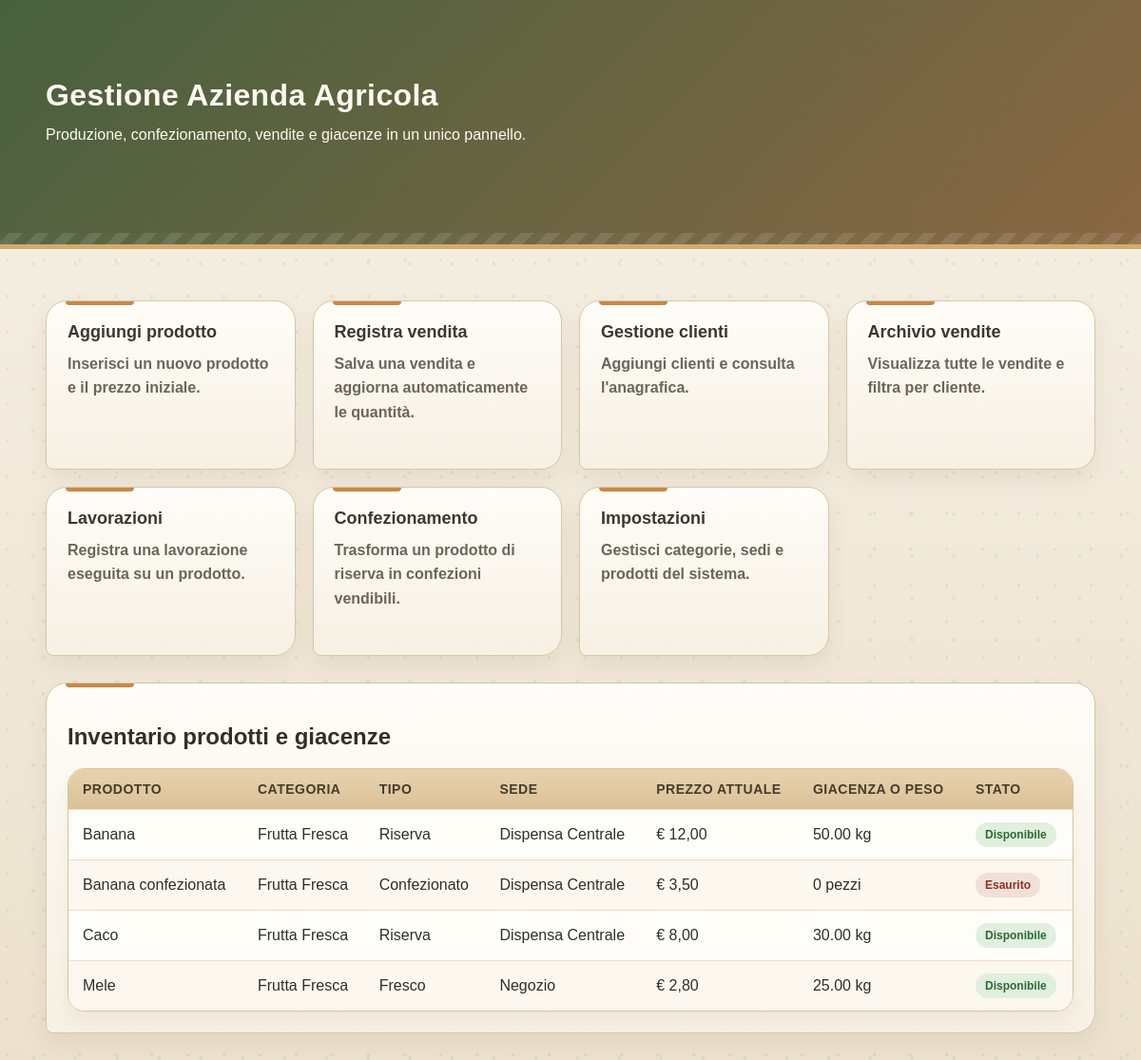
The page / on the database its author committed.
### tables this page shows
CREATE TABLE IF NOT EXISTS Prodotti (
    id_prodotto INT AUTO_INCREMENT PRIMARY KEY,
    nome VARCHAR(100) NOT NULL,
    id_categoria INT,
    id_sede INT NULL,
    tipo ENUM('Fresco', 'Riserva', 'Confezionato') NOT NULL,
    FOREIGN KEY (id_categoria) REFERENCES Categorie(id_categoria),
    FOREIGN KEY (id_sede) REFERENCES Sedi(id_sede)
);

CREATE TABLE IF NOT EXISTS Categorie (
    id_categoria INT AUTO_INCREMENT PRIMARY KEY,
    nome VARCHAR(100) NOT NULL UNIQUE
);

CREATE TABLE IF NOT EXISTS Sedi (
    id_sede INT AUTO_INCREMENT PRIMARY KEY,
    nome_sede VARCHAR(100) NOT NULL UNIQUE
);

CREATE TABLE IF NOT EXISTS Prodotti_Riserva (
    id_prodotto INT PRIMARY KEY,
    peso_totale_disponibile DECIMAL(10,2) DEFAULT 0,
    unita_misura VARCHAR(20),
    data_produzione DATE,
    FOREIGN KEY (id_prodotto) REFERENCES Prodotti(id_prodotto) ON DELETE CASCADE
);

CREATE TABLE IF NOT EXISTS Prodotti_Confezionati (
    id_prodotto INT PRIMARY KEY,
    giacenza_pezzi INT DEFAULT 0,
    peso_netto_confezione DECIMAL(10,2),
    FOREIGN KEY (id_prodotto) REFERENCES Prodotti(id_prodotto) ON DELETE CASCADE
);

CREATE TABLE IF NOT EXISTS Prodotti_Freschi (
    id_prodotto INT PRIMARY KEY,
    unita_misura VARCHAR(20),
    quantita_disponibile DECIMAL(10,2) DEFAULT NULL,
    FOREIGN KEY (id_prodotto) REFERENCES Prodotti(id_prodotto) ON DELETE CASCADE
);

### index.php (the view, shortened to what this page needs)
<?php
include 'config.php';
$sql = "SELECT p.id_prodotto, p.nome, p.tipo, c.nome AS categoria, s.nome_sede,
               pf.quantita_disponibile AS qta_fresco, pf.unita_misura AS um_fresco,
               pr.peso_totale_disponibile, pr.unita_misura AS um_riserva,
               pc.giacenza_pezzi,
               (SELECT prezzo_unitario
                FROM Listino_Prezzi
                WHERE id_prodotto = p.id_prodotto
                ORDER BY data_inizio_validita DESC
                LIMIT 1) AS prezzo_attuale
        FROM Prodotti p
        LEFT JOIN Categorie c ON p.id_categoria = c.id_categoria
        LEFT JOIN Sedi s ON p.id_sede = s.id_sede
        LEFT JOIN Prodotti_Freschi pf ON p.id_prodotto = pf.id_prodotto
        LEFT JOIN Prodotti_Riserva pr ON p.id_prodotto = pr.id_prodotto
        LEFT JOIN Prodotti_Confezionati pc ON p.id_prodotto = pc.id_prodotto
        ORDER BY p.nome ASC";
$risultato = mysqli_query($conn, $sql);
?>
<!DOCTYPE html>
<html lang="it">
<head>
    <link rel="stylesheet" href="app.css">
</head>
<body>
    <div class="hero">
        <div class="container">
            <h1>Gestione Azienda Agricola</h1>
            <p>Produzione, confezionamento, vendite e giacenze in un unico pannello.</p>
        </div>
    </div>
    <div class="container">
        <div class="nav-grid footer-space">
            <a class="card menu-card" href="nuovo_prodotto.php"><strong>Aggiungi prodotto</strong><span>Inserisci un nuovo prodotto e il prezzo iniziale.</span></a>
            <a class="card menu-card" href="vendita.php"><strong>Registra vendita</strong><span>Salva una vendita e aggiorna automaticamente le quantità.</span></a>
            <a class="card menu-card" href="clienti.php"><strong>Gestione clienti</strong><span>Aggiungi clienti e consulta l'anagrafica.</span></a>
            <a class="card menu-card" href="report_vendite.php"><strong>Archivio vendite</strong><span>Visualizza tutte le vendite e filtra per cliente.</span></a>
            <a class="card menu-card" href="lavorazione.php"><strong>Lavorazioni</strong><span>Registra una lavorazione eseguita su un prodotto.</span></a>
            <a class="card menu-card" href="confezionamento.php"><strong>Confezionamento</strong><span>Trasforma un prodotto di riserva in confezioni vendibili.</span></a>
            <a class="card menu-card" href="gestione_sistema.php"><strong>Impostazioni</strong><span>Gestisci categorie, sedi e prodotti del sistema.</span></a>
        </div>
        <div class="panel table-wrap">
            <h2>Inventario prodotti e giacenze</h2>
            <table>
                <thead>
                    <tr>
                        <th>Prodotto</th>
                        <th>Categoria</th>
                        <th>Tipo</th>
                        <th>Sede</th>
                        <th>Prezzo attuale</th>
                        <th>Giacenza o peso</th>
                        <th>Stato</th>
                    </tr>
                </thead>
                <tbody>
                    <?php if (mysqli_num_rows($risultato) > 0) { ?>
                        <?php while ($row = mysqli_fetch_assoc($risultato)) { ?>
                            <tr>
                                <td><?php echo htmlspecialchars($row['nome']); ?></td>
                                <td><?php echo htmlspecialchars(isset($row['categoria']) ? $row['categoria'] : ''); ?></td>
                                <td><?php echo htmlspecialchars($row['tipo']); ?></td>
                                <td><?php echo htmlspecialchars(isset($row['nome_sede']) && $row['nome_sede'] !== null ? $row['nome_sede'] : 'Non assegnata'); ?></td>
                                <td>
                                    <?php
                                    if ($row['prezzo_attuale'] !== null) {
                                        echo '€ ' . number_format((float)$row['prezzo_attuale'], 2, ',', '.');
                                    } else {
                                        echo 'Prezzo non definito';
                                    }
                                    ?>
                                </td>
                                <td>
                                    <?php
                                    if ($row['tipo'] == 'Fresco') {
                                        if ($row['qta_fresco'] !== null) {
                                            echo htmlspecialchars($row['qta_fresco']) . ' ' . htmlspecialchars($row['um_fresco']);
                                        } else {
                                            echo 'Disponibilità variabile';
                                        }
                                    } elseif ($row['tipo'] == 'Riserva') {
                                        echo htmlspecialchars($row['peso_totale_disponibile']) . ' ' . htmlspecialchars($row['um_riserva']);
                                    } elseif ($row['tipo'] == 'Confezionato') {
                                        echo htmlspecialchars($row['giacenza_pezzi']) . ' pezzi';
                                    } else {
                                        echo 'Tipo non riconosciuto';
                                    }
                                    ?>
                                </td>
                                <td>
                                    <?php
                                    $qta = null;
                                    if ($row['tipo'] == 'Fresco') {
                                        $qta = $row['qta_fresco'];
                                    } elseif ($row['tipo'] == 'Riserva') {
                                        $qta = $row['peso_totale_disponibile'];
                                    } elseif ($row['tipo'] == 'Confezionato') {
                                        $qta = $row['giacenza_pezzi'];
                                    }
                                    if ($qta === null) {
                                        echo "<span class='badge soft'>Disponibilità non tracciata</span>";
                                    } elseif ((float)$qta <= 0) {
                                        echo "<span class='badge stop'>Esaurito</span>";
                                    } else {
                                        echo "<span class='badge ok'>Disponibile</span>";
                                    }
                                    ?>
                                </td>
                            </tr>
                        <?php } ?>
                    <?php } else { ?>
                        <tr>
                            <td colspan="7">Nessun prodotto trovato.</td>
                        </tr>
                    <?php } ?>
                </tbody>
            </table>
        </div>
    </div>
</body>
</html>

### app.css (style rules this page uses)
body { margin: 0; font-family: Verdana, Geneva, Tahoma, sans-serif; background: #efe7d7; background-image: radial-gradient(circle at 20% 20%, rgba(123, 92, 52, 0.08) 0, rgba(123, 92, 52, 0.08) 2px, transparent 2px), radial-gradient(circle at 80% 30%, rgba(78, 110, 77, 0.08) 0, rgba(78, 110, 77, 0.08) 2px, transparent 2px), linear-gradient(180deg, #f6f1e6 0%, #ece1cd 100%); background-size: 38px 38px, 44px 44px, auto; color: #2f3127; }
.container { width: 92%; max-width: 1120px; margin: 0 auto; padding: 28px 0 48px; }
.hero { color: #fff9f0; padding: 54px 0; margin-bottom: 26px; background: linear-gradient(135deg, rgba(64, 91, 56, 0.96), rgba(127, 88, 49, 0.9)), linear-gradient(90deg, rgba(255,255,255,0.04), rgba(255,255,255,0)); border-bottom: 5px solid #d5ab6b; position: relative; }
.hero::after { content: ""; position: absolute; left: 0; right: 0; bottom: 0; height: 12px; background: repeating-linear-gradient( -45deg, rgba(255,255,255,0.12), rgba(255,255,255,0.12) 10px, rgba(255,255,255,0.02) 10px, rgba(255,255,255,0.02) 20px ); }
.hero h1, .page-header h1 { margin: 0 0 10px; letter-spacing: 0.4px; }
.hero p, .page-header p { margin: 0; line-height: 1.6; }
a { color: #5b4f2d; text-decoration: none; font-weight: 600; }
.nav-grid, .card-grid { display: grid; grid-template-columns: repeat(auto-fit, minmax(240px, 1fr)); gap: 18px; }
.card, .panel { background: linear-gradient(180deg, #fffdf9, #f7f0e3); border: 1px solid #d8c5a6; border-radius: 22px 22px 22px 8px; padding: 22px; box-shadow: 0 10px 22px rgba(85, 65, 38, 0.08); position: relative; }
.card::before, .panel::before { content: ""; position: absolute; top: 0; left: 20px; width: 72px; height: 4px; background: #c88847; border-radius: 0 0 8px 8px; }
.menu-card { display: block; min-height: 132px; transition: transform 0.18s ease, box-shadow 0.18s ease; }
.menu-card strong { display: block; margin-bottom: 10px; font-size: 18px; color: #3c382e; }
.menu-card span, .small { color: #6b6659; line-height: 1.6; }
.table-wrap { overflow-x: auto; }
table { width: 100%; border-collapse: separate; border-spacing: 0; background: #fffdf8; border: 1px solid #d7c4a3; border-radius: 18px; overflow: hidden; box-shadow: 0 10px 20px rgba(85, 65, 38, 0.06); }
th, td { padding: 13px 15px; border-bottom: 1px solid #ecdfca; text-align: left; }
th { background: linear-gradient(180deg, #e6d1ae, #dcc197); color: #453d2d; font-size: 14px; text-transform: uppercase; letter-spacing: 0.5px; }
tr:nth-child(even) td { background: #fcf7ef; }
tr:last-child td { border-bottom: 0; }
.badge { display: inline-block; padding: 6px 10px; border-radius: 999px; background: #ede1cc; font-size: 12px; font-weight: 700; }
.badge.ok { background: #e1efdf; color: #2c6a37; }
.badge.stop { background: #f3dfd9; color: #8d3123; }
.footer-space { margin-bottom: 28px; }

### rows shown on the page
prodotti: nome "Banana", id_categoria.nome "Frutta Fresca", tipo "Riserva", id_sede.nome_sede "Dispensa Centrale", prezzo_attuale "12,00", prodotti_riserva.peso_totale_disponibile "50.00", prodotti_riserva.unita_misura "kg", shows "Disponibile"
prodotti: nome "Banana confezionata", id_categoria.nome "Frutta Fresca", tipo "Confezionato", id_sede.nome_sede "Dispensa Centrale", prezzo_attuale "3,50", prodotti_confezionati.giacenza_pezzi "0", shows "Esaurito"
prodotti: nome "Caco", id_categoria.nome "Frutta Fresca", tipo "Riserva", id_sede.nome_sede "Dispensa Centrale", prezzo_attuale "8,00", prodotti_riserva.peso_totale_disponibile "30.00", prodotti_riserva.unita_misura "kg", shows "Disponibile"
prodotti: nome "Mele", id_categoria.nome "Frutta Fresca", tipo "Fresco", id_sede.nome_sede "Negozio", prezzo_attuale "2,80", prodotti_freschi.quantita_disponibile "25.00", prodotti_freschi.unita_misura "kg", shows "Disponibile"
